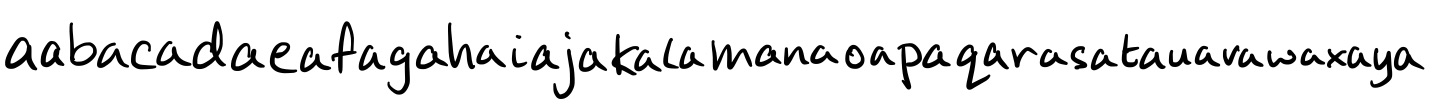
#> input picture jy_ipad_0.png, 1432 x 109 px
$ python dynamic_search.py   (older library calls are emulated)
#> lines starting #> are read from the running program, lines starting #| are printed output that depends on the picture
import numpy as np
from PIL import Image
import os
import scipy.misc
import sys

print(sys.getrecursionlimit())
sys.setrecursionlimit(100000)
print(sys.getrecursionlimit())

cordx = [0,0,1,-1]
cordy = [1,-1,0,0]

def check_func(x, y, cnt):
    if x<0 or y<0 or x>=width or y>=height:
        return (2*width, 0, 2*height, 0)
    if dp_table[x,y]!=0 or image_pixels[x,y][0]+image_pixels[x,y][1]+image_pixels[x,y][2]>400:
        return (2*width, 0, 2*height, 0)

    dp_table[x,y] = cnt
    mnx = 2*width
    mxx = 0
    mny = 2*height
    mxy = 0

    for i in range(4):
        s1, e1, s2, e2 = check_func(x+cordx[i], y+cordy[i], cnt)
        mnx = min(s1, mnx)
        mxx = max(e1, mxx)
        mny = min(s2, mny)
        mxy = max(e2, mxy)
    mnx = min(mnx, x)
    mxx = max(mxx, x)
    mny = min(mny, y)
    mxy = max(mxy, y)


    return (mnx, mxx, mny, mxy)


def compare(x, y):
    if x[0]<y[0]:
        return 1
    elif x[0] == y[0]:
        if x[1]>y[1]:
            return 1
        else:
            return -1
    else:
        return -1


alphabet_distance = [[[0 for i in range(0)]for j in range(26)]for k in range(26)]
alphabet_check = np.zeros(26)

#get text label data
path = os.getcwd()
f = open(os.path.join(path, "raw_data.txt"),'r')
#> (reads raw_data.txt from the repository)
label_data = f.read()
f.close()
label_data = label_data.split()
for i in range(len(label_data)):
	label_data[i] = list(label_data[i])


no = 0
for t in range(len(label_data)):
	print("loooooop"+str(t))##
	#open raw image
	name = "jy_ipad_"
	raw_image = Image.open((os.path.join(path, name+str(no)+".png")))
#> raw_image is the input picture: PIL image 1432x109 RGB; min 0, max 255, mean 232.4

	image_pixels = raw_image.load()

	image_array = np.array(raw_image)
	width = image_array.shape[1]
#> width = 1432
	height = image_array.shape[0]
#> height = 109

	#make dynamic promgamming table
	dp_table = np.zeros((width, height))
	group_num = []

	cnt = 1

	for i in range(width):
	    for j in range(height):
	        if(image_pixels[i,j][0]+image_pixels[i,j][1]+image_pixels[i,j][2]<400 and  dp_table[i,j]==0):
	            s1,e1,s2,e2 = check_func(i,j, cnt)
	            group_num.append([s1,e1,s2,e2,cnt])
	            cnt+=1
	            #print("i,j"+str(i)+str(j))


	cnt-=1

	print("cnt : "+str(cnt))
#| cnt : 52

	group_num = sorted(group_num, key = lambda x:(x[0], -x[1]))
	cur = 0
	for i in range(len(group_num)):
	    if i<cur or cur == i:
	        continue

	    if (group_num[i][1]<=group_num[cur][1]+7 and group_num[i][0]<group_num[cur][1]):

	        cnt-=1
	        for j in range(group_num[i][0], group_num[i][1]+1):
	            for k in range(height):
	                if dp_table[j,k]==group_num[i][4]:
	                    dp_table[j,k] = group_num[cur][4]
	        print("merged"+str(cur))
	        group_num[i][4] = group_num[cur][4]

	        group_num[cur][0] = min(group_num[cur][0],group_num[i][0])
	        group_num[cur][1] = max(group_num[cur][1],group_num[i][1])
	        group_num[cur][2] = min(group_num[cur][2],group_num[i][2])
	        group_num[cur][3] = max(group_num[cur][3],group_num[i][3])


	    else:
	        cur = i
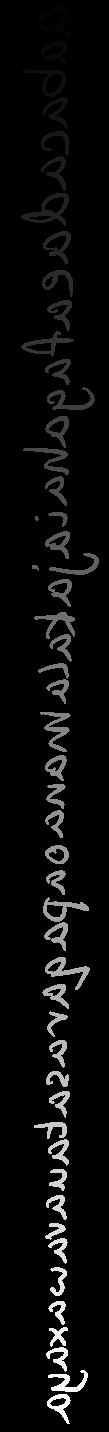
#> dp_table: shape (1432, 109) float64; min 0, max 52, mean 2.2; drawn with min black and max white

	print("cnt : "+str(cnt))
#| cnt : 50

	label_num = 0
	before = -1


	cur = 0

	for i in range(len(group_num)):
	    if i<before or i== before:
	        continue
	    if(group_num[i][4]-i!=1):
	        continue

	    new_width = group_num[i][1]-group_num[i][0]+1
	    new_height = group_num[i][3]-group_num[i][2]+1
	    print(i)
	    print(new_width)
	    print(new_height)

	    one_latter = Image.new("RGB",(new_width, new_height), "white")
	    new_pixels = one_latter.load()

	    for j in range(new_width):
	        for k in range(new_height):
	            if(dp_table[j+group_num[i][0],k+group_num[i][2]]== group_num[i][4]):
	                new_pixels[j,k] = (image_pixels[j+group_num[i][0],k+group_num[i][2]][0],image_pixels[j+group_num[i][0],k+group_num[i][2]][1], image_pixels[j+group_num[i][0],k+group_num[i][2]][2])

#> (the run stopped early here; a loop or call above may not have finished)
